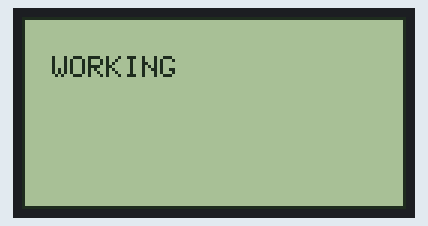
This sketch was run on a simulated Arduino Uno, built with avr-gcc and run on an emulated ATmega328P. Shown: 128×64 one-colour display.

Above: at 1.1 s.

The sketch:

JHD_Test_KS.ino
```cpp
#include <U8g2lib.h>
//U8G2_KS0108_128X64_1 u8g2(U8G2_R0, 2, 3, 4, 5, 6, 7, 8, 9, /*enable=*/16, /*dc=*/14, /*cs1=*/10, /*cs2=*/11, /*reset=*/12);
  U8G2_KS0108_128X64_F u8g2(U8G2_R0, 2, 3, 4, 5, 6, 7, 8, 9, /*enable=*/16, /*dc=*/14, /*cs1=*/10, /*cs2=*/11, U8X8_PIN_NONE /*reset=12*/);

void setup() {
  delay(1000);
  u8g2.begin();
}

void loop() {
  u8g2.clearBuffer();

  u8g2.setFont(u8g2_font_6x12_tr);
  u8g2.drawStr(10, 20, "WORKING");

  u8g2.drawFrame(0, 0, 128, 64);

  u8g2.sendBuffer();

  delay(100);
}
```
